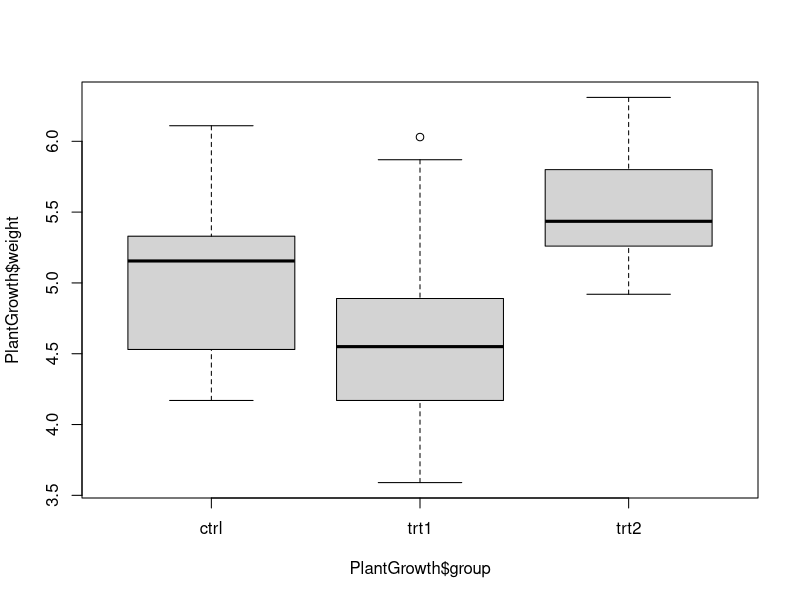
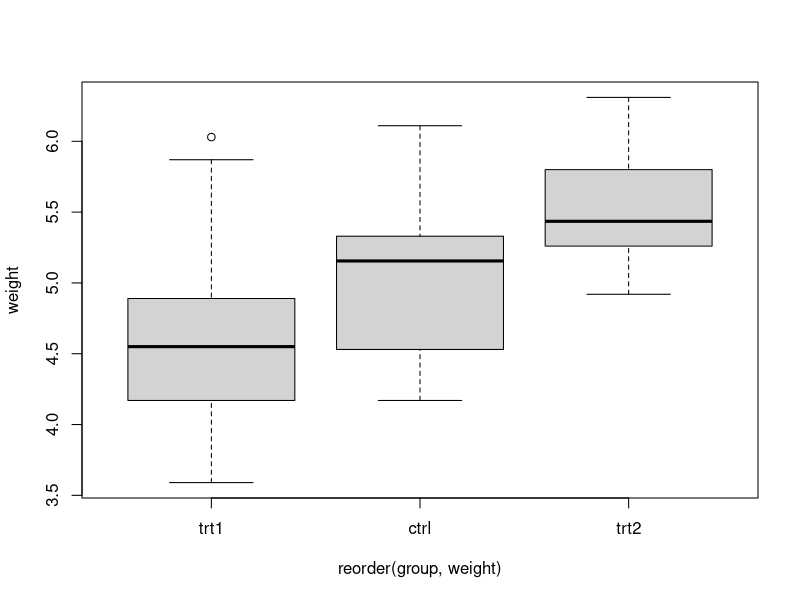
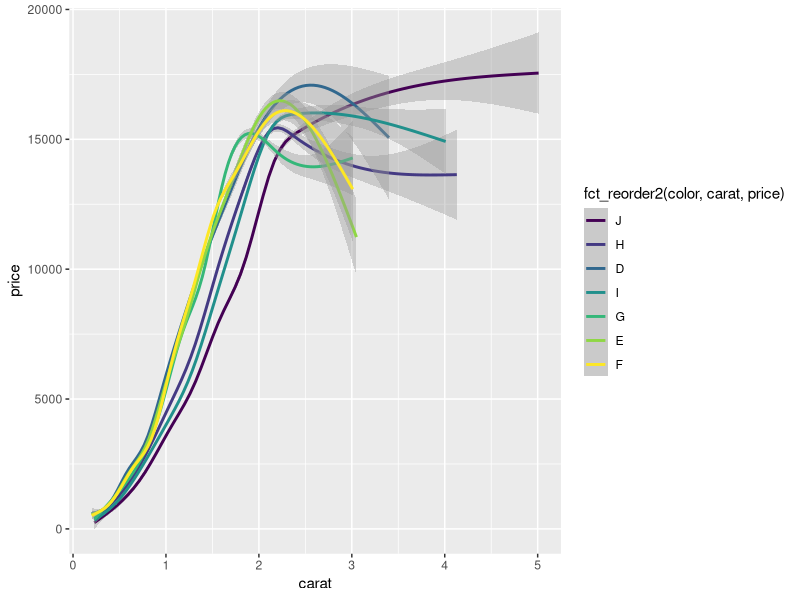
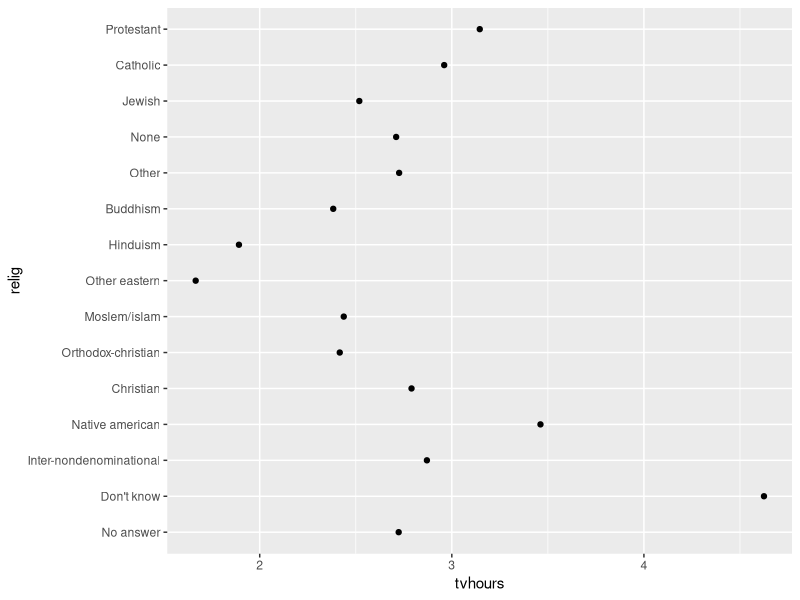
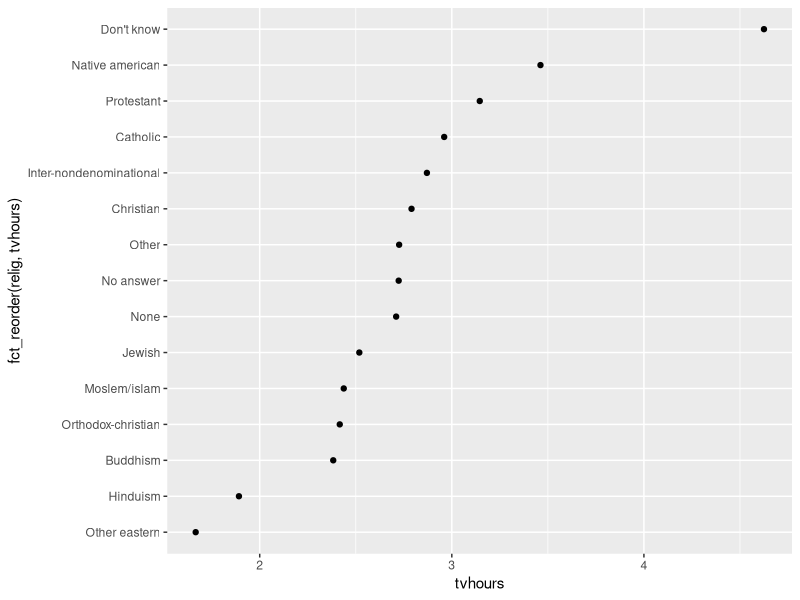

Write R code to recreate these figures, in order. (Note: this script raises an error after producing the figures.)
## ---- chunk 1
knitr::opts_chunk$set(echo = TRUE)
# klippy::klippy()
## ---- chunk 2
# klippy::klippy(position = c('center', 'right'))
library(forcats)
library(ggplot2)
library(dplyr)
## ---- chunk 3

f <- factor(c('a','b','c','c','b','a'),levels = c('a','b','c') )
## ---- chunk 4

vec <- c('a','b','c','c','b','a')
fac <-as_factor(vec)
fac
## ---- chunk 5
levels(fac)
## ---- chunk 6
 summary(fac)
unclass(fac)
## ---- chunk 7
fct_count(fac,sort =FALSE ,prop = FALSE)
fct_count(iris$Species,sort =FALSE ,prop = FALSE)
## ---- chunk 8
fct_match(fac,"a")
## ---- chunk 9
fct_unique(fac)
## ---- chunk 10
fct1 <- factor(c("a","b"))
fct2 <- factor(c("c","b"))
fct_c(fct1,fct2)
## ---- chunk 11
fs <- list(factor("a"), factor("b"), factor(c("a", "b")))
fct_unify(fs)
## ---- chunk 12
faInt <- factor(c(0L, 1L, 2L, 2L, 0L, 1L))
faIntOrd <- ordered(faInt)
faIntOrd
faIntOrd < 2 # only given values
faIntOrd < 3 # NAs
## ---- chunk 13
fct_relevel(f, c("b", "c", "a"))
fct_relevel(f, "a", after = 1)
fct_relevel(f, "a", after = Inf)
## ---- chunk 14
f3 <- factor(c("c", "c", "a"))
fct_infreq(f3)

## ---- chunk 15
f2 <- factor(c("b","a","c"))
fct_inorder(f2)
## ---- chunk 16
f4 <- factor(c("a","b","c"))
fct_rev(f4)
## ---- chunk 17
f4 <- factor(c("a","b","c"))
fct_shift(f4)
## ---- chunk 18
f4 <- factor(c("a","b","c"))
fct_shuffle(f4)
## ---- chunk 19
head(PlantGrowth)
boxplot(PlantGrowth$weight ~ PlantGrowth$group)

boxplot(data = PlantGrowth,
weight ~ reorder(group, weight))
## ---- chunk 20
faGeschl <- factor(c(rep("W", each = 10), 
                     rep("M", each = 10), 
                     rep("D", each = 10)))
faGeschl
vnGew_W <- c(58.10, 54.65, 58.03, 56.83, 60.44, 65.92, 61.38, 59.10, 
             59.66, 54.65)
vnGew_M <- c(84.84, 80.02, 78.80, 82.45, 81.30, 77.47, 82.61, 85.35, 
             78.41, 81.62)
vnGew_D <- c(67.53, 67.31, 72.68, 69.65, 63.38, 2.14, 63.13, 71.31, 
             75.00, 69.72)
vnGew <- c(vnGew_W, vnGew_M, vnGew_D)

faGeschlReOrd <- reorder(faGeschl, vnGew, FUN = mean)
faGeschlReOrd
## ---- chunk 21
ggplot(diamonds,aes(carat, price,
color = fct_reorder2(color, carat,
price))) + geom_smooth(ls = F)
## ---- chunk 22
f <- factor(c("a","b","c"))
fct_recode(f, v = "a", x = "b", z = "c")
fct_relabel(f, ~ paste0("x", .x))
## ---- chunk 23
fct_anon(f)
## ---- chunk 24
fct_collapse(f, x = c("a"))
## ---- chunk 25
f2 <- factor(c("a","a","a","b","c"))
fct_lump_min(f2, min = 2)
## ---- chunk 26
fct_other(f, keep = c("a", "b"))
## ---- chunk 27
f5 <- factor(c("a","b"),c("a","b","x"))
f6 <- fct_drop(f5)
f5 ; f6
## ---- chunk 28
fct_expand(f6, "x")
## ---- chunk 29

fct_explicit_na(factor(c("a", "b", NA)))
## ---- chunk 30
fac[2:4]
fac[c(1, 3, 5)]
fac[-c(2,4)]
## ---- chunk 31
fac < 1   #  ‘<’ not meaningful for factors
## ---- chunk 32
fac <- factor(c("a","b","c"))
fac[4] <- "a"
fac
fac[5] <- "Z"  # z not found in levels 
fac <-fct_expand(fac,"Z")
fac[5] <- "Z"
fac
## ---- chunk 33
faLH <- gl(n = 2, k = 3, labels = c("low", "high"))
faLH
## ---- chunk 34
fac1 <- factor(c(1,2,3))
fac2 <- factor(c(1,2,3))
dfFactKombi <- expand.grid(fac1, fac2)
dfFactKombi
intersected <- interaction(fac1, fac2)
intersected
## ---- chunk 35
fact1 <- factor(rep(c(1:10),3))

## ---- chunk 36
x2 <- c("Dec", "Apr", "Jam", "Mar")
## ---- chunk 37
sort(x2)

## ---- chunk 38
month_levels <- c(
  "Jan", "Feb", "Mar", "Apr", "May", "Jun", 
  "Jul", "Aug", "Sep", "Oct", "Nov", "Dec"
)
## ---- chunk 39
y1 <- factor(x2, levels = month_levels)
y1
#> [1] Dec Apr Jan Mar
#> Levels: Jan Feb Mar Apr May Jun Jul Aug Sep Oct Nov Dec
sort(y1)
#> [1] Jan Mar Apr Dec
#> Levels: Jan Feb Mar Apr May Jun Jul Aug Sep Oct Nov Dec
## ---- chunk 40
relig_summary <- gss_cat %>%
  group_by(relig) %>%
  summarise(
    age = mean(age, na.rm = TRUE),
    tvhours = mean(tvhours, na.rm = TRUE),
    n = n()
  )


ggplot(relig_summary, aes(tvhours, relig)) + geom_point()
## ---- chunk 41
ggplot(relig_summary, aes(tvhours, fct_reorder(relig, tvhours))) +
  geom_point()
## ---- chunk 42
fac1 <-factor(c("SWE", "UK", "SWE", "IRE", "SWE", "THA", "IRE", "IND", "KOR", "IND"))
fac2 <-factor(c("BRA", "VEN", "MEX", "BRA", "MEX", "ARG", "CHI", "ARG", "MEX"))
fac1
fac2
 
## ---- chunk 43
fac3 <-factor(c("BRA", "VEN", "MEX", "BRA", "MEX", "ARG", "CHI", "ARG", "MEX"),
              levels = c("ARG" , "BRA" , "CHI", "MEX", "VEN"))
fac3

fac4 <-factor(c("BRA", "VEN", "MEX", "BRA", "MEX", "ARG", "CHI", "ARG", "MEX"),
              levels = c("ARG" , "BRA" , "CHI"))
fac4
## ---- chunk 44
combinfactor <- fct_c(fac1,fac2)
fct_unify(list(fac1,fac2))
fct_unify(list(fac1,fac2),levels = lvls_union(list(fac1,fac2)))
## ---- chunk 45
levels(combinfactor)
nlevels(combinfactor)
## ---- chunk 46
fac1[1] # first element 
fac2[1]
fac1[length(fac1)]  # last element 
fac2[length(fac2)]
## ---- chunk 47
fac1[length(fac1)+1] <- "KOL"

## ---- chunk 48
fac1 <-fct_expand(fac1,"KOL")
fac1[length(fac1)+1] <- "KOL"
fac1
## ---- chunk 49
levels(fac1)
fac3 <-fct_relabel(fac1,~paste0(tolower(levels(fac1))))
fac3
# fac4 <-fct_recode(fac1,tolower(levels(fac1)))
## ---- chunk 50
fac2
fac2[fac2 == "BRA" ||fac2 == "MEX"] <- NA
fct_drop(fac2)
#fac3 <- fct_drop(fac2,c("BRA","MEX"))
#fac3

## ---- chunk 51
fac1 <- factor(c("c1","c3","c2","c4","IRE"))
vec <- c(1.3,1.5,1.4,1.8,1.45)
#fac3 <- reorder(fac1 ,vec~fac1)
fac3 <- fct_reorder(.f = fac1 , vec ,min)
fac3
 
## ---- chunk 52
boxplot(Sepal.Width ~ Species, data = iris)
boxplot(Sepal.Width ~ fct_reorder(Species, Sepal.Width, .desc = TRUE), data = iris)
## ---- chunk 53

fac3 <- ordered(fac3)
ind <- fac3 < "IRE";
fac3[ind]
